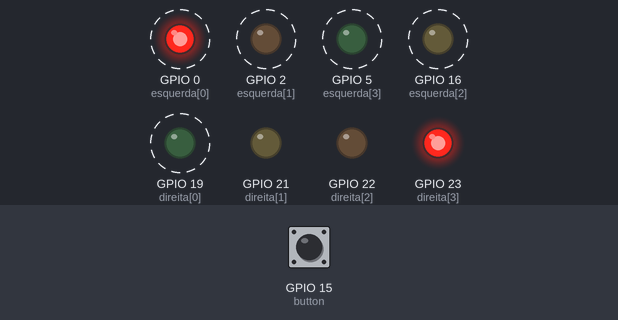
This sketch was run on a simulated ESP32. Shown: output pins drawn as LEDs (lit = HIGH). Dashed ring = blinking. The inputs (shaded band) are chosen by the test bench; at power-on: GPIO 15 (button) HIGH.

Above: at 0.12 s.
At 4.8 s:
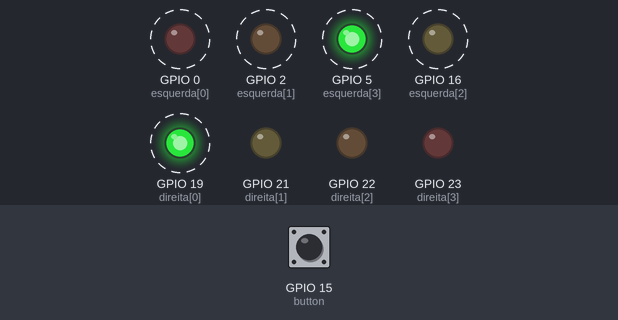
4.9 s: GPIO 15 (button) pulled LOW for 2.35 s
At 6.5 s:
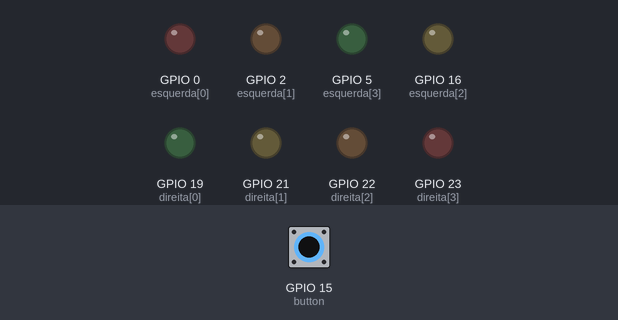
Timing chart, 0 to 14.7 s (numbered marks = the images above; inputs shaded):
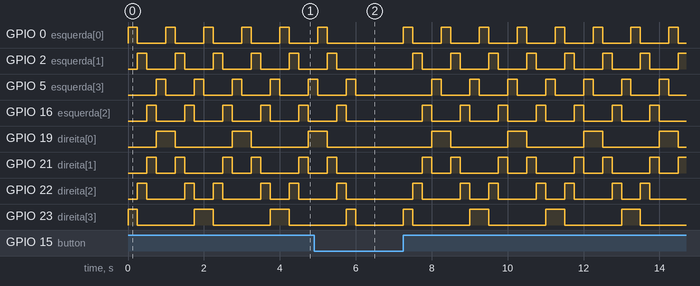

Measured:
- by itself, GPIO 19 (direita[0]): repeats every 2.0 s: HIGH 0.50 s, LOW 1.5 s

The sketch:

sketch.ino
```cpp
#define leds 4
#define button 15

int esquerda[leds] = {0, 2, 16, 5};
int direita[leds] = {19, 21, 22, 23};

void setup() {
  for(int i = 0; i < leds; i++){
    pinMode(esquerda[i], OUTPUT);
    pinMode(direita[i], OUTPUT);
  }

  pinMode(button, INPUT_PULLUP);
}

void loop() {

  while (digitalRead(button) == HIGH){
    int i = 0;
    while (i < leds){
      digitalWrite(esquerda[i], HIGH);
      digitalWrite(direita[leds - 1 - i], HIGH);
      delay(250);
      digitalWrite(esquerda[i], LOW);
      digitalWrite(direita[leds - 1 - i], LOW);
      i++;
    }

    for (int i = 0; i < leds; i++){

      digitalWrite(esquerda[i], HIGH);
      digitalWrite(direita[i], HIGH);
      delay(250);
      digitalWrite(esquerda[i], LOW);
      digitalWrite(direita[i], LOW);
    }
  }
}
```
